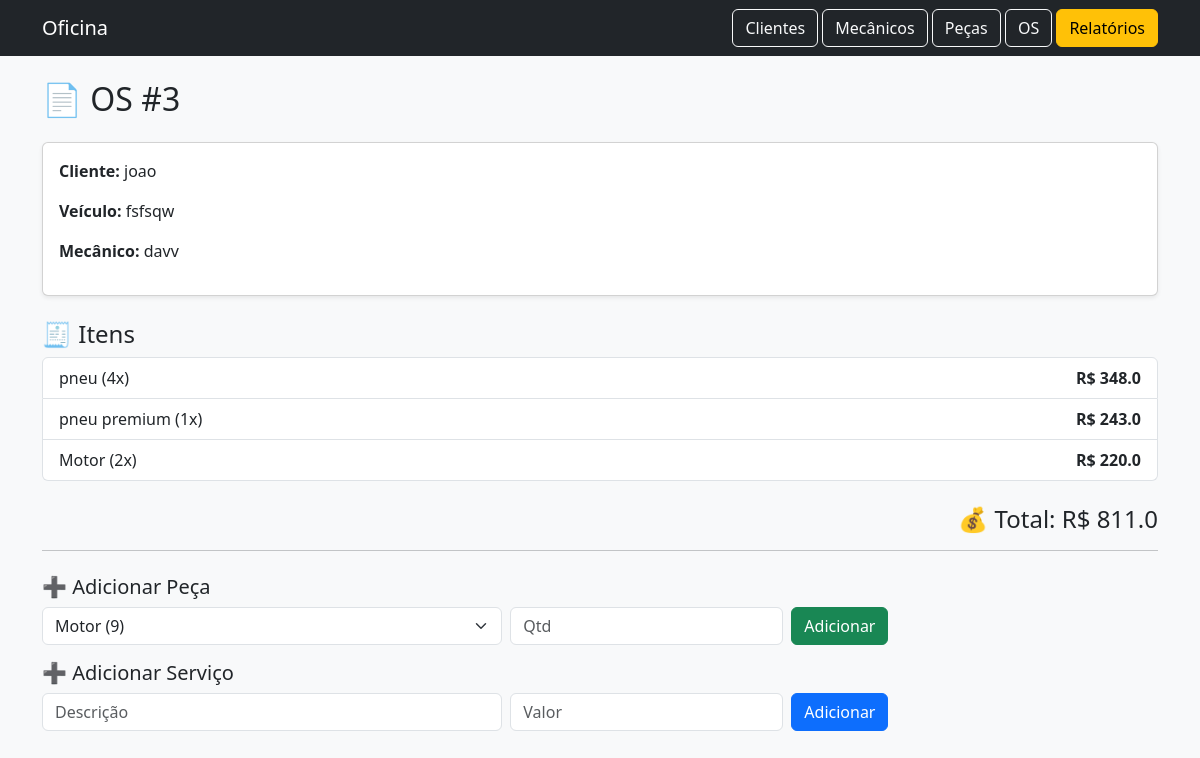
Screenshot of /os/3 with the database file from the repository.
### tables this page shows
CREATE TABLE ordens_servico (
    id INTEGER PRIMARY KEY AUTOINCREMENT,
    cliente_id INTEGER,
    veiculo_id INTEGER,
    mecanico_id INTEGER,
    status TEXT DEFAULT 'ABERTA',
    problema_relatado TEXT,
    data_abertura DATETIME DEFAULT CURRENT_TIMESTAMP, data_conclusao DATETIME,

    FOREIGN KEY (cliente_id) REFERENCES clientes(id),
    FOREIGN KEY (veiculo_id) REFERENCES veiculos(id),
    FOREIGN KEY (mecanico_id) REFERENCES mecanicos(id)
);

CREATE TABLE clientes (
    id INTEGER PRIMARY KEY AUTOINCREMENT,
    nome TEXT NOT NULL,
    telefone TEXT,
    email TEXT
);

CREATE TABLE veiculos (
    id INTEGER PRIMARY KEY AUTOINCREMENT,
    cliente_id INTEGER,
    marca TEXT,
    modelo TEXT,
    placa TEXT,
    FOREIGN KEY (cliente_id) REFERENCES clientes(id) ON DELETE CASCADE
);

CREATE TABLE mecanicos (
    id INTEGER PRIMARY KEY AUTOINCREMENT,
    nome TEXT NOT NULL,
    especialidade TEXT
);

CREATE TABLE os_itens (
    id INTEGER PRIMARY KEY AUTOINCREMENT,
    os_id INTEGER,
    peca_id INTEGER,
    descricao TEXT,
    tipo TEXT, -- PECA ou SERVICO
    quantidade INTEGER,
    valor_unitario REAL,
    valor_total REAL,

    FOREIGN KEY (os_id) REFERENCES ordens_servico(id) ON DELETE CASCADE,
    FOREIGN KEY (peca_id) REFERENCES pecas(id)
);

### app.py (the view)
@app.route("/os/<int:id>")
def ver_os(id):
    conn = conectar()
    cursor = conn.cursor()
    os = cursor.execute("""
        SELECT os.*, c.nome as cliente, v.modelo as veiculo, m.nome as mecanico
        FROM ordens_servico os
        JOIN clientes c ON os.cliente_id = c.id
        JOIN veiculos v ON os.veiculo_id = v.id
        JOIN mecanicos m ON os.mecanico_id = m.id
        WHERE os.id = ?
    """, (id,)).fetchone()
    itens = cursor.execute("SELECT * FROM os_itens WHERE os_id=?", (id,)).fetchall()
    pecas = cursor.execute("SELECT * FROM pecas").fetchall()
    total = cursor.execute("""
        SELECT SUM(valor_total) as total
        FROM os_itens
        WHERE os_id=?
    """, (id,)).fetchone()["total"] or 0
    conn.close()
    return render_template("ver_os.html", os=os, itens=itens, pecas=pecas, total=total)

### db.py (called while the page is built)
def conectar():
    conn = sqlite3.connect("oficina.db")
    conn.row_factory = sqlite3.Row
    return conn

### templates/ver_os.html
{% extends "base.html" %}
{% block content %}
<h2 class="mb-4">📄 OS #{{os.id}}</h2>
<div class="card shadow-sm p-3 mb-4">
    <p><strong>Cliente:</strong> {{os.cliente}}</p>
    <p><strong>Veículo:</strong> {{os.veiculo}}</p>
    <p><strong>Mecânico:</strong> {{os.mecanico}}</p>
</div>
<h4>🧾 Itens</h4>
<ul class="list-group mb-4">
{% for item in itens %}
<li class="list-group-item d-flex justify-content-between">
    <span>{{item.descricao}} ({{item.quantidade}}x)</span>
    <strong>R$ {{item.valor_total}}</strong>
</li>
{% endfor %}
</ul>
<h4 class="text-end">💰 Total: R$ {{total}}</h4>
<hr>
<h5 class="mt-4">➕ Adicionar Peça</h5>
<form method="post" action="/os/{{os.id}}/add-peca" class="row g-2 mb-3">
    <div class="col-md-5">
        <select name="peca_id" class="form-select">
            {% for p in pecas %}
            <option value="{{p.id}}">
                {{p.nome}} ({{p.quantidade_estoque}})
            </option>
            {% endfor %}
        </select>
    </div>
    <div class="col-md-3">
        <input name="quantidade" type="number" class="form-control" placeholder="Qtd">
    </div>
    <div class="col-md-2">
        <button class="btn btn-success">Adicionar</button>
    </div>
</form>
<h5>➕ Adicionar Serviço</h5>
<form method="post" action="/os/{{os.id}}/add-servico" class="row g-2">
    <div class="col-md-5">
        <input name="descricao" class="form-control" placeholder="Descrição">
    </div>
    <div class="col-md-3">
        <input name="valor" class="form-control" placeholder="Valor">
    </div>
    <div class="col-md-2">
        <button class="btn btn-primary">Adicionar</button>
    </div>
</form>
{% endblock %}

### rows the page displays
ordens_servico: id "3"
clientes: cliente "joao"
veiculos: veiculo "fsfsqw"
mecanicos: mecanico "davv"
os_itens: descricao "pneu", quantidade "4", valor_total "348.0"
os_itens: descricao "pneu premium", quantidade "1", valor_total "243.0"
os_itens: descricao "Motor", quantidade "2", valor_total "220.0"

### other values shown
{{ total }} "811.0"
form field peca_id "Motor (9)"
